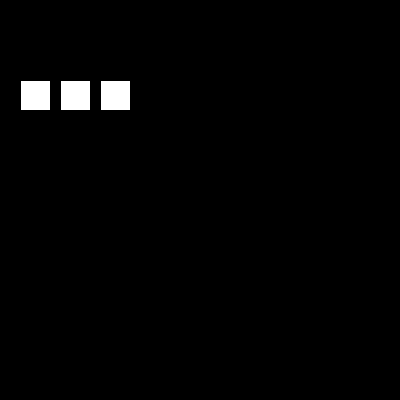
Frame 1 (no input)
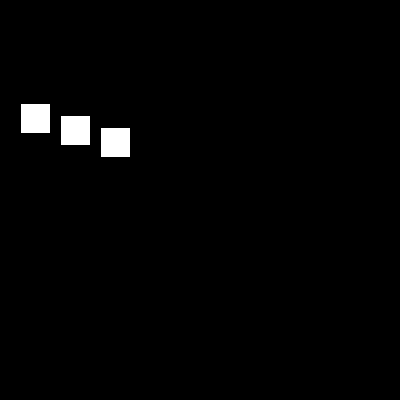
Frame 60 (the mouse pressed at the canvas centre just before this capture)
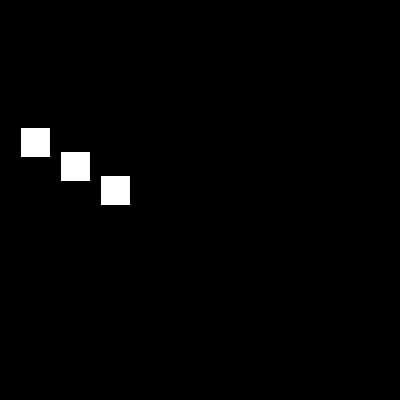
Frame 120 (the mouse held since frame 60 and released just before this capture)

The Processing sketch that drew these frames (run headless with seeded random() and noise(); from frame 60 on, the mouse is pressed at the canvas centre):

// Processing sketch: s14t01Sofia
// ── s14t01Sofia.pde
//declaro variables que tiene el nombre de la clase
Sofia sofi1, sofi2, sofi3;

void setup() { 
    size(400, 400);
  //aca inicializo las variables con el constructor
  sofi1 = new Sofia(20, 0.4);
  sofi2 = new Sofia(60, 0.6);
  sofi3 = new Sofia(100, 0.8);
}


void draw(){
  background(0);
  //aca uso las funciones de la clase con la notacion p.funcion()
  sofi1.vea();
  sofi1.mover();
  sofi2.vea();
  sofi2.mover();
  sofi3.vea();
  sofi3.mover();
  
  
  
  
}
// ── Sofia.pde
class Sofia {
  float posx, posy, tam, speedX, speedY;

  Sofia(float _posx, float _speedY) {
    posx = _posx;
    posy = 80;
    tam = 30;
    speedY = _speedY;
  }

  void vea() {
    rect(posx, posy, tam, tam);
  }
  void mover() {
    posx += speedX;;
    posy += speedY; 
  }
  void borde() {
  }
}
